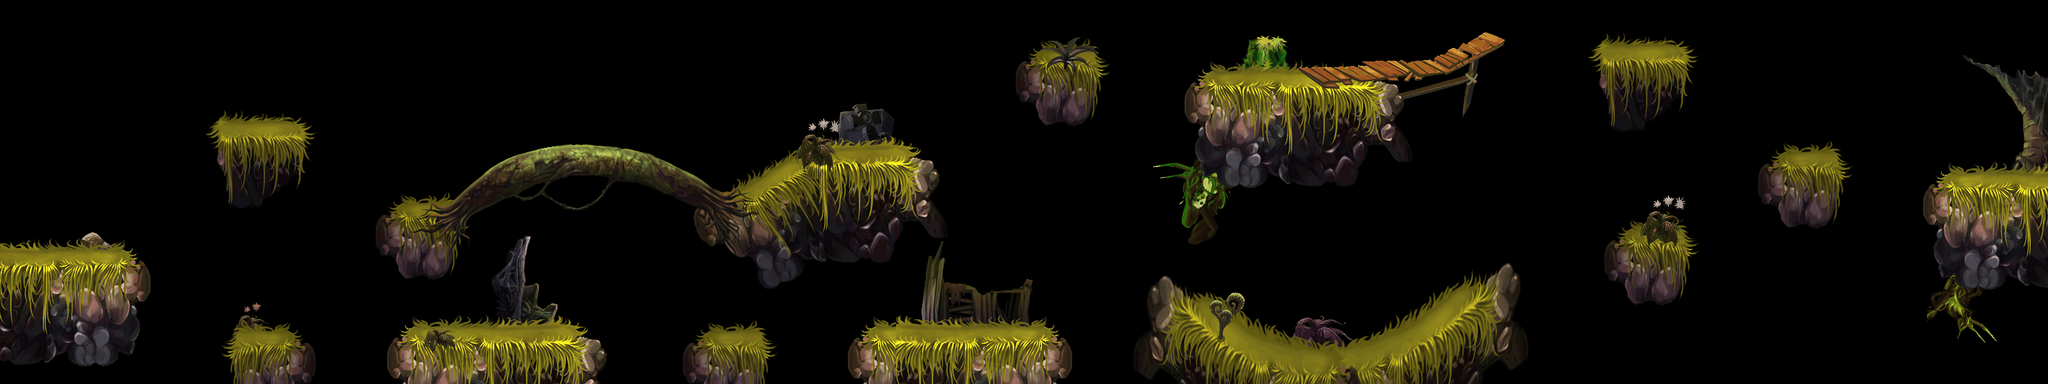

This game map was drawn from its Tiled (.tmx) file and the tilesets committed beside it. A one-line description and the trimmed map source follow:
An orthogonal 80x15 tile map with 40x40 px tiles, 4 tile layers (land1, land2, land3, land4) and 55 objects.

<map version="1.0" orientation="orthogonal" width="80" height="15" tilewidth="40" tileheight="40">
 <tileset firstgid="1" name="b-land" tilewidth="40" tileheight="40">
  <image source="b-land.png" width="1885" height="2029" />
 </tileset>
 <layer name="land1" width="80" height="15">
  <data>[1200 cells, 256 non-empty, 252 distinct tile ids]</data>
 </layer>
 <layer name="land2" width="80" height="15">
  <data>[1200 cells, 603 non-empty, 402 distinct tile ids]</data>
 </layer>
 <layer name="land3" width="80" height="15">
  <data>[1200 cells, 137 non-empty, 137 distinct tile ids]</data>
 </layer>
 <layer name="land4" width="80" height="15">
  <data>[1200 cells, 114 non-empty, 58 distinct tile ids]</data>
 </layer>
 <objectgroup name="pengzhuang" width="80" height="15">
  <object x="0" y="408" width="219" height="53" />
  <object x="341" y="205" width="135" height="32" />
  <object x="361" y="533" width="120" height="68" />
  <object x="619" y="523" width="307" height="77" />
  <object x="1082" y="533" width="111" height="68" />
  <object x="1344" y="524" width="312" height="79" />
  <object x="1274" y="241" width="148" height="29" />
  <object x="601" y="331" width="113" height="32" />
  <object x="852" y="243" width="109" height="28" />
  <object x="1604" y="92" width="110" height="32" />
  <object x="2501" y="85" width="128" height="33" />
  <object x="2524" y="375" width="109" height="39" />
  <object x="2763" y="255" width="113" height="30" />
  <object x="3021" y="283" width="179" height="46" />
  <object x="713" y="331" width="141" height="31" />
  <object x="961" y="316" width="317" height="37" />
  <object x="1801" y="568" width="228" height="31" />
  <object x="2028" y="568" width="92" height="35" />
  <object x="2118" y="567" width="225" height="35" />
  <object x="1866" y="123" width="270" height="23" />
  <object x="2246" y="99" width="88" height="24" />
  <object x="2133" y="121" width="114" height="24" />
  <object x="1414" y="270" width="44" height="25" />
 </objectgroup>
 <objectgroup name="zuobiao1" width="80" height="15">
  <object x="1360" y="240">
   <properties>
    <property name="id" value="1" />
    <property name="type" value="1" />
   </properties>
  </object>
  <object x="1388" y="521">
   <properties>
    <property name="id" value="1" />
    <property name="type" value="1" />
   </properties>
  </object>
  <object x="1444" y="524">
   <properties>
    <property name="id" value="1" />
    <property name="type" value="1" />
   </properties>
  </object>
  <object x="1976" y="121">
   <properties>
    <property name="id" value="1" />
    <property name="type" value="1" />
   </properties>
  </object>
  <object x="2032" y="124">
   <properties>
    <property name="id" value="1" />
    <property name="type" value="1" />
   </properties>
  </object>
  <object x="418" y="206">
   <properties>
    <property name="id" value="12" />
    <property name="type" value="0" />
   </properties>
  </object>
  <object x="743" y="523">
   <properties>
    <property name="id" value="12" />
    <property name="type" value="0" />
   </properties>
  </object>
  <object x="1613" y="523">
   <properties>
    <property name="id" value="12" />
    <property name="type" value="0" />
   </properties>
  </object>
  <object x="3128" y="282">
   <properties>
    <property name="id" value="12" />
    <property name="type" value="0" />
   </properties>
  </object>
  <object x="1946" y="124">
   <properties>
    <property name="id" value="12" />
    <property name="type" value="0" />
   </properties>
  </object>
 </objectgroup>
 <objectgroup name="zuobiao2" width="80" height="15">
  <object x="1560" y="520">
   <properties>
    <property name="id" value="101" />
    <property name="num" value="5" />
    <property name="range" value="100" />
    <property name="time" value="1" />
    <property name="timemax" value="12" />
    <property name="timemin" value="3" />
    <property name="z" value="0" />
   </properties>
  </object>
  <object x="2072" y="568">
   <properties>
    <property name="id" value="101" />
    <property name="num" value="5" />
    <property name="range" value="100" />
    <property name="time" value="1" />
    <property name="timemax" value="12" />
    <property name="timmin" value="3" />
    <property name="z" value="0" />
   </properties>
  </object>
  <object x="416" y="534">
   <properties>
    <property name="id" value="101" />
    <property name="num" value="5" />
    <property name="range" value="100" />
    <property name="time" value="1" />
    <property name="timemax" value="12" />
    <property name="timmin" value="3" />
    <property name="z" value="0" />
   </properties>
  </object>
  <object x="1642" y="92">
   <properties>
    <property name="id" value="102" />
    <property name="num" value="3" />
    <property name="range" value="0" />
    <property name="time" value="1" />
    <property name="timemax" value="10" />
    <property name="timmin" value="3" />
   </properties>
  </object>
  <object x="1128" y="532">
   <properties>
    <property name="id" value="102" />
    <property name="num" value="3" />
    <property name="range" value="0" />
    <property name="time" value="1" />
    <property name="timemax" value="10" />
    <property name="timmin" value="3" />
   </properties>
  </object>
  <object x="2818" y="254">
   <properties>
    <property name="id" value="102" />
    <property name="num" value="3" />
    <property name="range" value="0" />
    <property name="time" value="1" />
    <property name="timemax" value="10" />
    <property name="timmin" value="3" />
   </properties>
  </object>
  <object x="908" y="238">
   <properties>
    <property name="id" value="104" />
    <property name="num" value="4" />
    <property name="range" value="50" />
    <property name="time" value="1" />
    <property name="timemax" value="6" />
    <property name="timmin" value="3" />
   </properties>
  </object>
  <object x="2578" y="86">
   <properties>
    <property name="id" value="104" />
    <property name="num" value="4" />
    <property name="range" value="50" />
    <property name="time" value="1" />
    <property name="timemax" value="6" />
    <property name="timmin" value="3" />
   </properties>
  </object>
  <object x="134" y="414">
   <properties>
    <property name="id" value="103" />
    <property name="num" value="4" />
    <property name="range" value="50" />
    <property name="time" value="1" />
    <property name="timemax" value="6" />
    <property name="timmin" value="3" />
   </properties>
  </object>
  <object x="804" y="520">
   <properties>
    <property name="id" value="103" />
    <property name="num" value="4" />
    <property name="range" value="50" />
    <property name="time" value="1" />
    <property name="timemax" value="6" />
    <property name="timmin" value="3" />
   </properties>
  </object>
  <object x="2084" y="122">
   <properties>
    <property name="id" value="103" />
    <property name="num" value="4" />
    <property name="range" value="50" />
    <property name="time" value="1" />
    <property name="timemax" value="6" />
    <property name="timmin" value="3" />
   </properties>
  </object>
  <object x="662" y="330">
   <properties>
    <property name="id" value="111" />
    <property name="num" value="2" />
    <property name="range" value="20" />
    <property name="time" value="1" />
    <property name="timemax" value="8" />
    <property name="timmin" value="1" />
   </properties>
  </object>
  </objectgroup>
 <objectgroup name="zuobiao3" width="80" height="15">
  <!-- 8 objects omitted --></objectgroup>
</map>
<!-- 10 of 55 objects omitted -->
